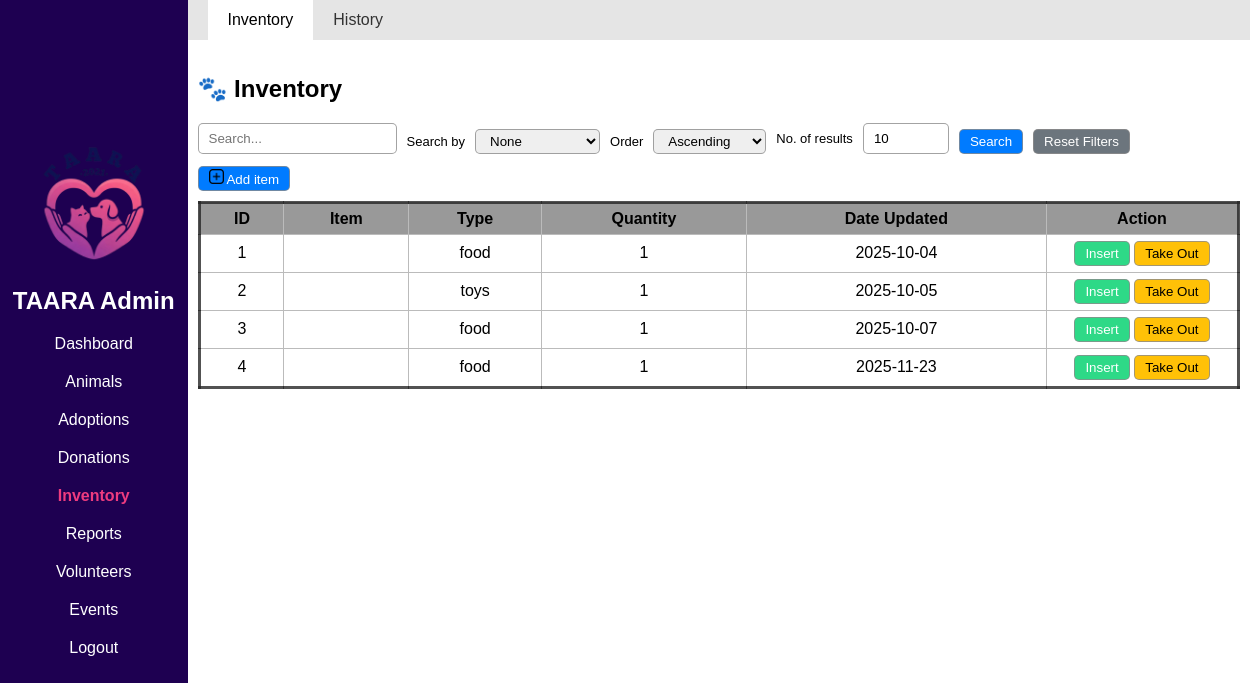
The page /Admin/inventory.php on the database its author committed.
### tables this page shows
CREATE TABLE `donation_inventory` (
  `item_id` int(25) NOT NULL,
  `item_type` varchar(255) NOT NULL,
  `quantity` int(50) NOT NULL,
  `date_stored` date NOT NULL,
  `item_img` varchar(500) NOT NULL,
  `donater_name` varchar(500) NOT NULL
);

### includes/db_connection.php (called while the page is built, shortened)
<?php
function connect() {
    $servername =  "localhost";
    $username =  "root";
    $password =  "";
    $dbname =  "taara_db";
    $conn = new mysqli($servername, $username, $password, $dbname);
    return $conn;
}
class DatabaseCRUD {
    private $conn;
    private $table;
    public function __construct($table) {
        $this->conn = connect();
        $this->table = $table;
        $this->columns = $this->getTableColumns();
    }
    private function getTableColumns() {
        $query = "SHOW COLUMNS FROM `$this->table`";
        $result = $this->conn->query($query);
        $cols = [];
        while ($row = $result->fetch_assoc()) {
            $cols[$row['Field']] = $row;
        }
        return $cols;
    }
    public function readAll() {
        $sql = "SELECT * FROM {$this->table}";
        $result = $this->conn->query($sql);
        $rows = [];
        if ($result && $result->num_rows > 0) {
            while ($row = $result->fetch_assoc()) {
                $rows[] = $row;
            }
        }
        return $rows;
    }
}

### Admin/inventory.php (the view, shortened to what this page needs)
<?php
include "../includes/db_connection.php";
include "../Admin/admin_ui.php";
$inventoryCrud = new DatabaseCRUD('donation_inventory');
$inventory_table = $inventoryCrud->readAll();
function e($v) { return htmlspecialchars($v ?? '', ENT_QUOTES); }
?>
<!DOCTYPE html>
<html>
<head>
    <link rel="stylesheet" href="../CSS/admin_style.css">
</head>
<body>
<?= displayNav('inventory'); ?>
<main class="content flex-c">
    <header class='top-nav flex-r'>
        <a href='index.php' class='top-active'>Inventory</a>
        <a href='index.php'>History</a>
    </header>
    <div style='padding-inline: 10px;'>
    <h2>🐾 Inventory</h2>
    <form method="POST" enctype="multipart/form-data" style="margin-bottom:12px;">
        <div class="search-group">
            <div>
                <input type="text" name="search_bar" class="search-bar" placeholder="Search..." value="<?= isset($_POST['search_bar']) ? e($_POST['search_bar']) : '' ?>">
            </div>
            <div class='flex-r c-gap center'>
                <label for="search-by">Search by</label><br>
                <select name="search_by" id="search-by">
                    <option value="none">None</option>
                </select>
            </div>
            <div class='flex-r c-gap center'>
                <label for="order_by">Order</label><br>
                <select name="order_by" id="order_by">
                    <option value="ascending" <?= (isset($_POST['order_by']) && $_POST['order_by'] === 'ascending') ? 'selected' : '' ?>>Ascending</option>
                </select>
            </div>
            <div class='flex-r c-gap center'>
                <label for="results">No. of results</label><br>
                <input type="number" id="results" name="num_of_results" value="<?= isset($_POST['num_of_results']) ? intval($_POST['num_of_results']) : 10 ?>" min="1" max="1000">
            </div>
            <div>
                <button type="submit" name="search_btn" class="btn btn-primary">Search</button>
            </div>
            <div>
                <button type="submit" name="reset_btn" class="btn btn-secondary">Reset Filters</button>
            </div>
        </div>
    </form>
    <div class="action-buttons flex-c wrap" style="margin-bottom:8px;">
        <div class="action_btn_group flex-r">
            <button class="btn btn-primary" onclick="openSharedModal('add')"><img class="icon-1" src="../Assets/Ui/more.png"> Add item</button>
        </div>
    </div>
    <div class="result-table">
        <table class="rounded-border">
            <thead>
            <tr>
                <th>ID</th>
                <th>Item</th>
                <th>Type</th>
                <th>Quantity</th>
                <th>Date Updated</th>
                <th class="action-row">Action</th>
            </tr>
            </thead>
            <tbody>
            <?php if (!empty($inventory_table)): ?>
                <?php foreach($inventory_table as $item): ?>
                    <tr>
                        <td><?= e($item['item_id']) ?></td>
                        <td><?= e($item['item_name']) ?></td>
                        <td><?= e($item['item_type']) ?></td>
                        <td><?= e($item['quantity']) ?></td>
                        <td><?= e($item['date_stored']) ?></td>
                        <td class="action-row">
                            <?php $json = htmlspecialchars(json_encode($item), ENT_QUOTES); ?>
                            <button class="btn btn-success" onclick='openSharedModal("insert", <?= $json ?>)'>Insert</button>
                            <button class="btn btn-warning" onclick='openSharedModal("takeout", <?= $json ?>)'>Take Out</button>
                        </td>
                    </tr>
                <?php endforeach; ?>
            <?php else: ?>
                <tr><td colspan="6">No records found.</td></tr>
            <?php endif; ?>
            </tbody>
        </table>
    </div>
    </div>
</main>
</body>
</html>

### CSS/admin_style.css (style rules this page uses)
* { font-family: Arial, Helvetica, sans-serif; }
body { margin: 0; }
main { gap: 15px; height: auto; }
table { text-align: center; width: 100%; border-collapse: collapse; margin-block: 10px; }
thead { border-collapse: collapse; background-color: #999999; }
th,td { padding: 6px 8px; border: 1px solid #bbb; }
img { height: auto; width: auto; }
label { font-size: small; }
a { text-decoration: none; color: inherit; }
.icon-1 { height: 15px; width: 15px; }
.action-row { width: 180px; padding-inline: 5px; }
input, select, datalist, button, textarea { border: 1px solid rgba(141, 141, 141, 0.8); width: auto; border-radius: 5px; height: 25px; padding: 2px 10px; }
.flex-c { display: flex; flex-direction: column; }
.flex-r { display: flex; flex-direction: row; }
.wrap { flex-wrap: wrap; }
.center { align-items: center; justify-content: center; }
.c-gap { column-gap: 5px; }
.rounded-border { border: 3px solid rgba(39, 39, 39, 0.8); border-radius: 15px; }
.top-nav { width: 100%; height: 5vh; box-shadow: 1px rgba(5, 2, 2, 0.3); display: flex; flex-direction: row; align-items: center; padding-inline: 20px; gap: 20px; background-color: #e5e5e5; color: #323232; }
.top-active { background-color: white; border-radius: 5px; padding: 20px; color: #000000; }
.content { margin-left: 15vw; }
.search-group { gap: 0.2rem; display: flex; align-items: flex-end; gap: 10px; }
.btn { cursor:pointer; place-content: center; place-items: center; }
.btn-primary { background:#007bff; color:#fff; }
.btn-warning { background:#ffc107; color:#000; }
.btn-success { background:#2ed987; color:#fff; }
.btn-secondary { background:#6c757d; color:#fff; }

### rows shown on the page
donation_inventory: item_id "1", item_type "food", quantity "1", date_stored "2025-10-04"
donation_inventory: item_id "2", item_type "toys", quantity "1", date_stored "2025-10-05"
donation_inventory: item_id "3", item_type "food", quantity "1", date_stored "2025-10-07"
donation_inventory: item_id "4", item_type "food", quantity "1", date_stored "2025-11-23"
